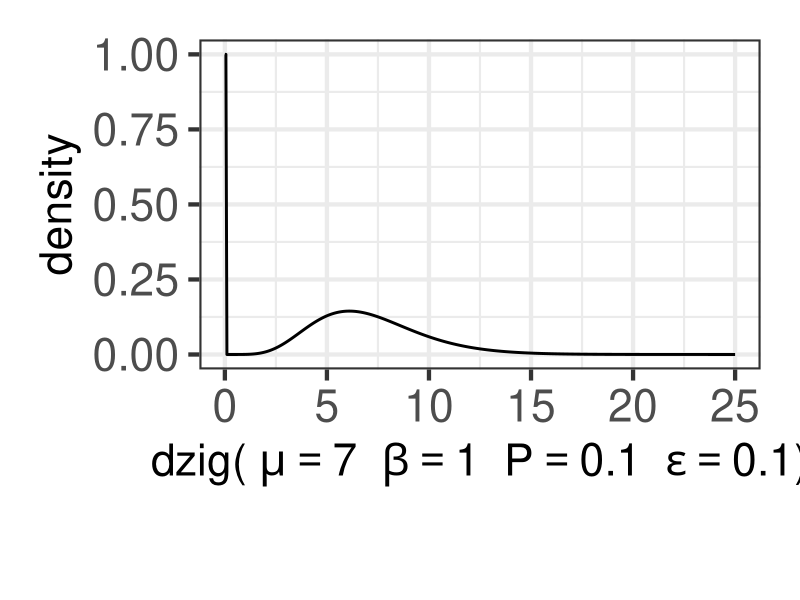
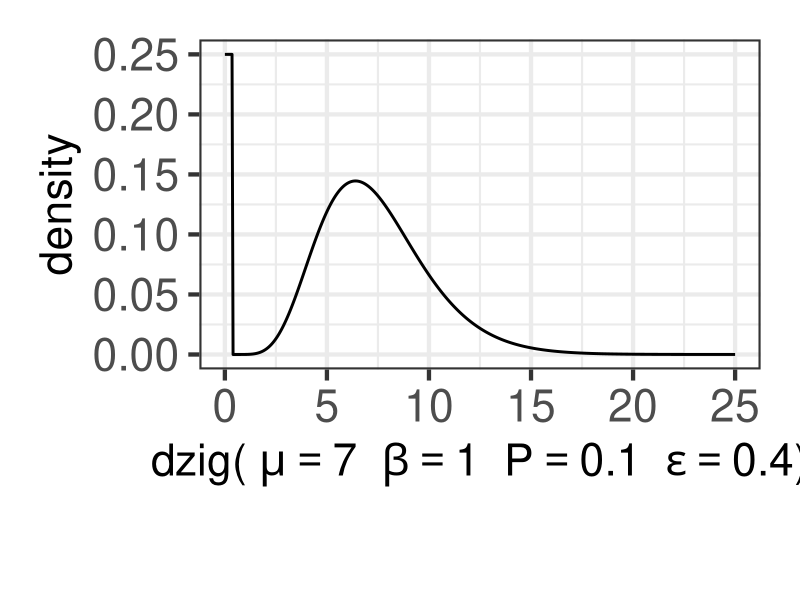
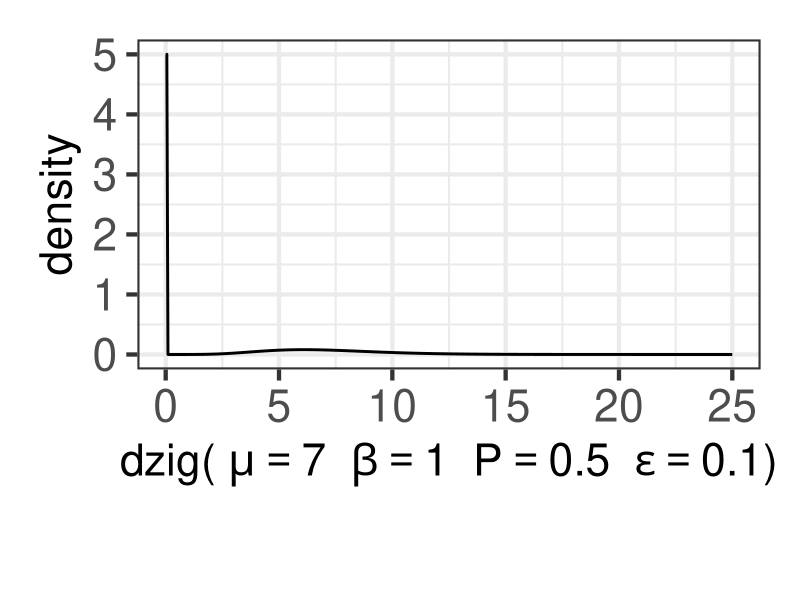
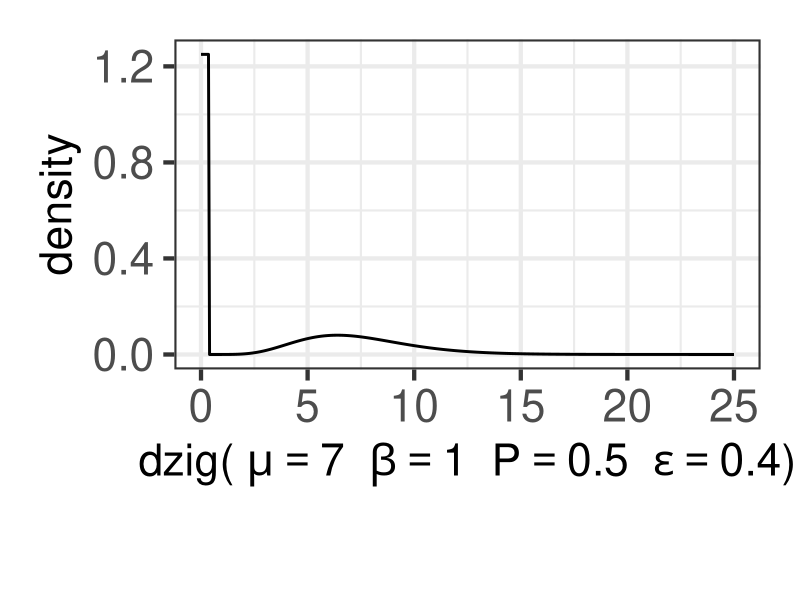
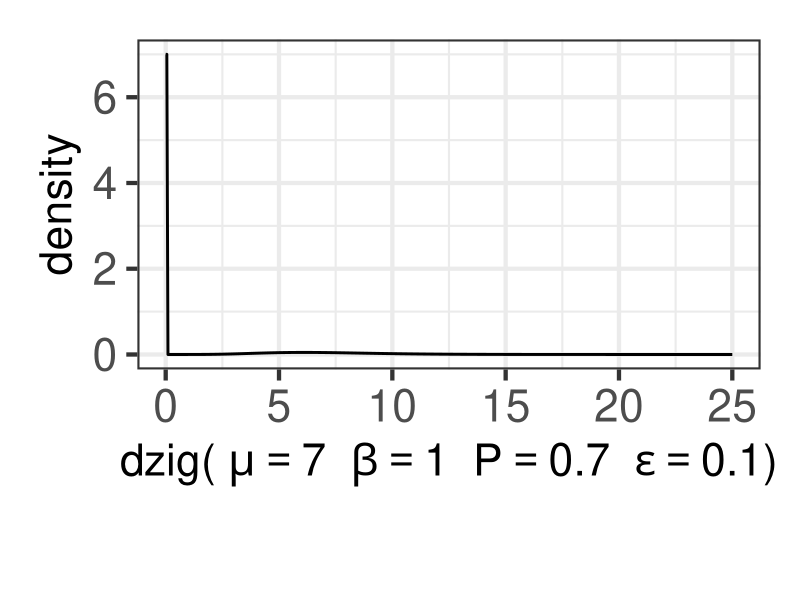
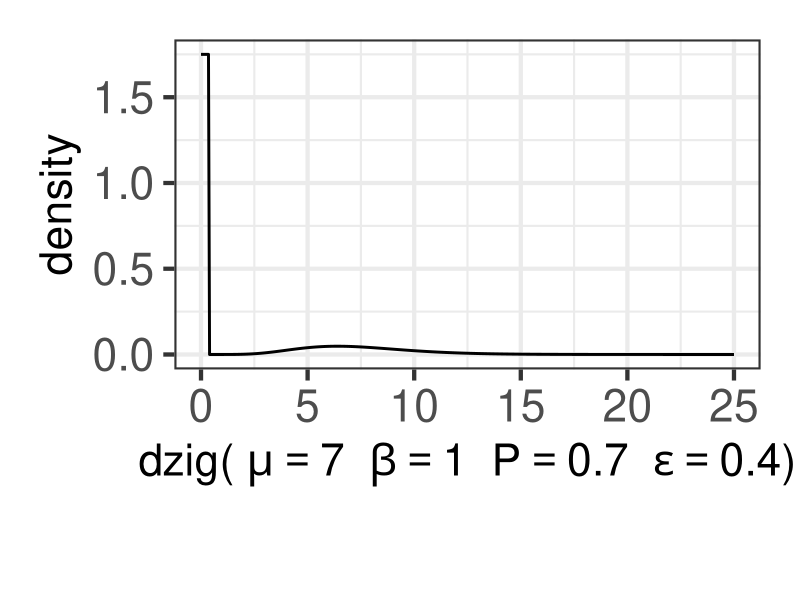
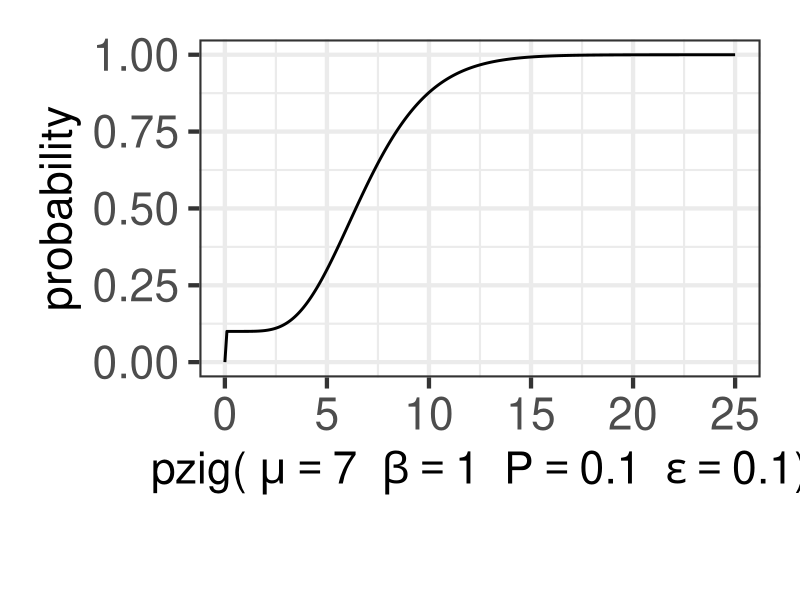
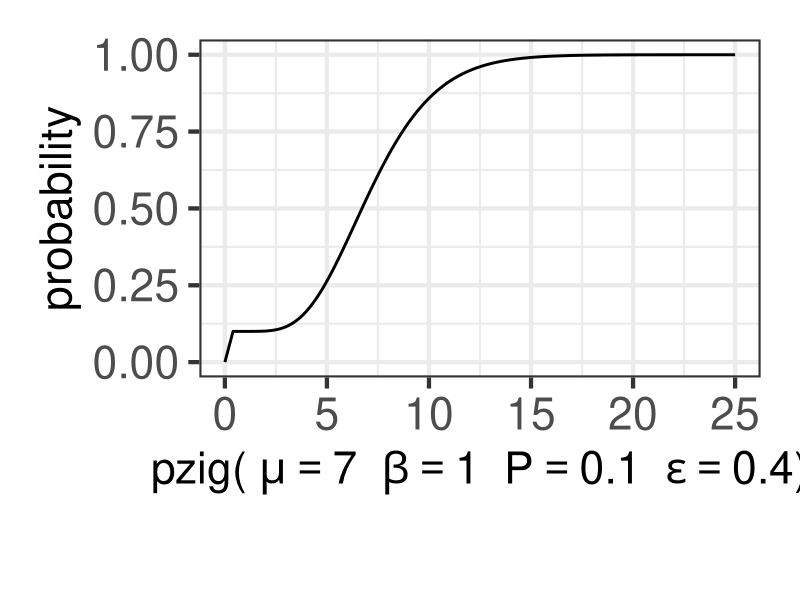

Generate these figures, in order, with R:
## ---- chunk 1
#| echo: false
library(tidyverse)
library(gridExtra)
## ---- chunk 2
#| echo: false
dsgamma <- function(x, mu, beta, eps, logd = FALSE) {
  #(y>=epsilon)*dgamma(y-epsilon,shape=mu/beta,scale=beta)               # Nick's
  ifelse(x >= eps,                                                       # ifelse because x is a vec.
         dgamma(x - eps, shape = mu / beta, scale = beta, log = FALSE), 0)
}

dzig <- function(x, mu, beta, eps, Pi, logd = FALSE) {
  #Pi*dunif(y,0,epsilon) + (1-Pi)*dsgamma(y,mu,beta,epsilon)             # Nick's
  density <- Pi * dunif(x, 0, eps, log = FALSE) + (1-Pi) * dsgamma(x, mu, beta, eps, log = FALSE) 
  if (logd){
    return(log(density))
  } else{
    return(density)
  }
}
## ---- chunk 3
#| echo: false
plot_dzig <- function(mu, beta, eps, Pi){
  x <- seq(0, 25, length.out = 500)
  y <- dzig(x, mu = mu, beta = beta, eps = eps, Pi = Pi)
  df <- data.frame(
    x = x, 
    density = y
  )
  ggplot(df, aes(x = x, y = density)) +
    geom_line(size = 1) + 
    labs(x = bquote("dzig("~ 
                mu == .(mu) * " " ~ 
                beta == .(beta) * " " ~ 
                P == .(Pi) * " " ~ 
                epsilon == .(eps) *")"), 
         caption = "") + 
    theme_bw(base_size = 32) + 
    theme(
      plot.margin = unit(c(1, 1, 1, 1), "cm"),      
      axis.title.x = element_text(size = 32), 
      axis.title.y = element_text(size = 32), 
      axis.text.x = element_text(size = 32), 
      axis.text.y = element_text(size = 32), 
      plot.caption = element_text(size = 32, hjust = 0) 
    ) -> p
  return (p)
}
## ---- chunk 4
#| echo: false
plot_dzig(mu = 7, beta = 1, Pi = 0.1, eps = 0.1)
## ---- chunk 5
#| echo: false
plot_dzig(mu = 7, beta = 1, Pi = 0.1, eps = 0.4)
## ---- chunk 6
#| echo: false
plot_dzig(mu = 7, beta = 1, Pi = 0.5, eps = 0.1)
## ---- chunk 7
#| echo: false
plot_dzig(mu = 7, beta = 1, Pi = 0.5, eps = 0.4)
## ---- chunk 8
#| echo: false
plot_dzig(mu = 7, beta = 1, Pi = 0.7, eps = 0.1)
## ---- chunk 9
#| echo: false
plot_dzig(mu = 7, beta = 1, Pi = 0.7, eps = 0.4)
## ---- chunk 10
#| echo: false
psgamma <- function(x,mu,beta,eps) { 
  (x>=eps)*pgamma(x-eps,shape=mu/beta,scale=beta) 
}

pzig <- function(x,mu,beta,eps,Pi) { 
  Pi*punif(x,0,eps) + (1-Pi)*psgamma(x,mu,beta,eps) 
}
## ---- chunk 11
#| echo: false
plot_pzig <- function(mu, beta, eps, Pi){
  x <- seq(0, 25, length.out = 500)
  y <- pzig(x, mu = mu, beta = beta, eps = eps, Pi = Pi)
  df <- data.frame(
    x = x, 
    probability = y
  )
  ggplot(df, aes(x = x, y = probability)) +
    geom_line(size = 1) + 
    labs(x = bquote("pzig("~ 
                    mu == .(mu) * " " ~ 
                    beta == .(beta) * " " ~ 
                    P == .(Pi) * " " ~ 
                    epsilon == .(eps) * ")"), 
         caption = "") + 
    theme_bw(base_size = 32) + 
    theme(
      plot.margin = unit(c(1, 1, 1, 1), "cm"),      
      axis.title.x = element_text(size = 32), 
      axis.title.y = element_text(size = 32), 
      axis.text.x = element_text(size = 32), 
      axis.text.y = element_text(size = 32)
      #plot.caption = element_text(size = 18, hjust = 0) 
    ) -> p
  return (p)
}
## ---- chunk 12
#| echo: false
plot_pzig(mu = 7, beta = 1, Pi = 0.1, eps = 0.1)
## ---- chunk 13
#| echo: false
plot_pzig(mu = 7, beta = 1, Pi = 0.1, eps = 0.4)
## ---- chunk 14
#| echo: false
plot_pzig(mu = 7, beta = 1, Pi = 0.5, eps = 0.1)
## ---- chunk 15
#| echo: false
plot_pzig(mu = 7, beta = 1, Pi = 0.5, eps = 0.4)
## ---- chunk 16
#| echo: false
plot_pzig(mu = 7, beta = 1, Pi = 0.7, eps = 0.1)
## ---- chunk 17
#| echo: false
plot_pzig(mu = 7, beta = 1, Pi = 0.7, eps = 0.4)
